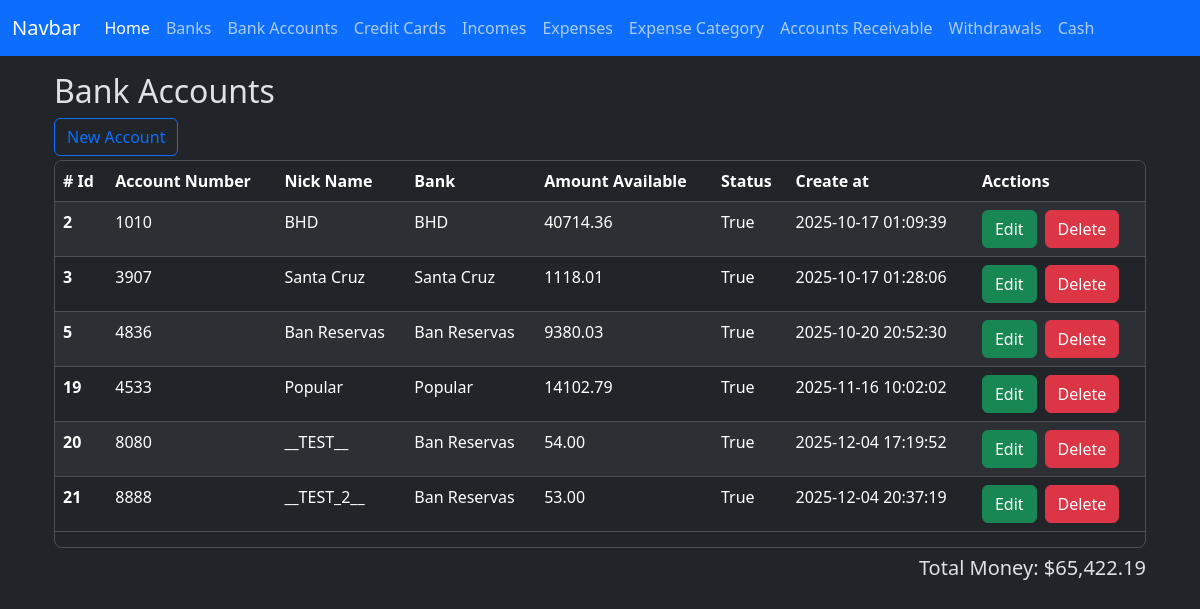
Page /bank_accounts/index on the earlier database version.
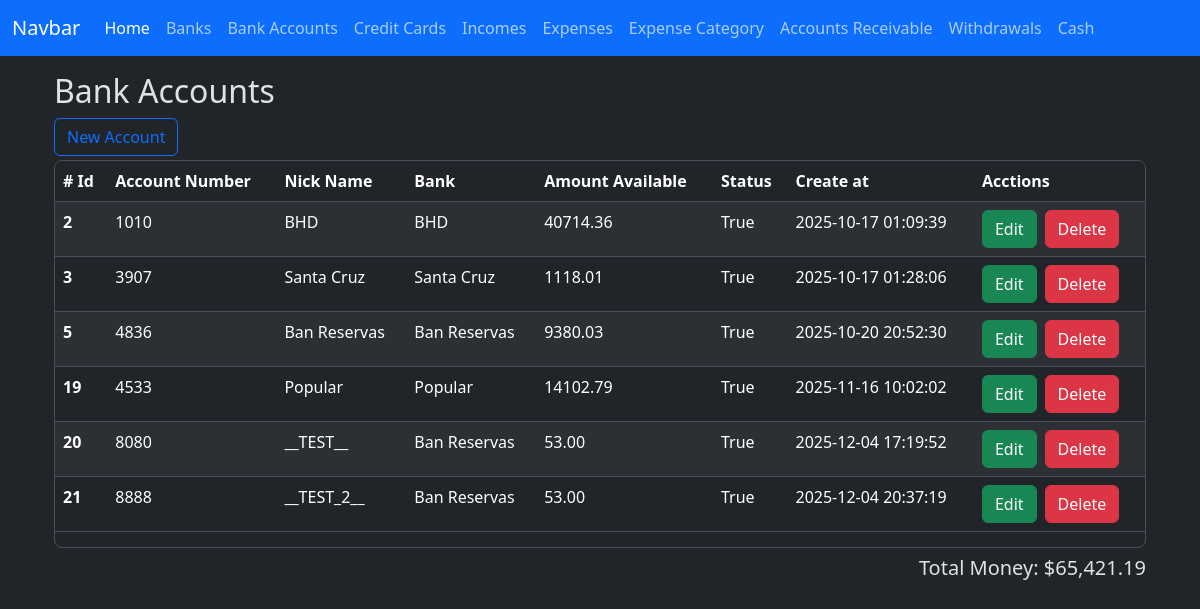
Same page on the later database version.
### app/models/bank_account.py (models this page shows)
class BankAccount(db.Model):
    __tablename__ = 'bank_accounts'
    id = db.Column(db.Integer, primary_key=True)
    nick_name = db.Column(db.String(120))
    amount_available = db.Column(db.Numeric(10, 2), nullable=False)
    is_active = db.Column(db.Boolean, default=True)
    account_number = db.Column(db.Integer, nullable=True)
    bank_id = db.Column(db.Integer, db.ForeignKey('banks.id'))
    created_at = db.Column(db.DateTime(timezone=True), server_default=func.now())
    updated_at = db.Column(db.DateTime(timezone=True), onupdate=func.now())
    bank = relationship('Bank', back_populates='bank_accounts')
    expenses = relationship('Expense', back_populates='bank_account', order_by='desc(Expense.created_at)')
    incomes = relationship('Income', back_populates='bank_account', order_by='desc(Income.created_at)')
    loans = relationship('Loan', back_populates='bank_account', order_by='desc(Loan.created_at)')
    loan_payments = relationship('LoanPayment', back_populates='bank_account', order_by='desc(LoanPayment.created_at)')
    credit_card_payments = relationship('CreditCardPayment', back_populates='bank_account', order_by='desc(CreditCardPayment.created_at)')
    withdrawals = relationship('Withdrawal', back_populates='bank_account', order_by='desc(Withdrawal.created_at)')

### app/models/bank.py (models this page shows)
class Bank(db.Model):
    __tablename__ = 'banks'
    id = db.Column(db.Integer, primary_key=True)
    name = db.Column(db.String(100), nullable=False)
    created_at = db.Column(db.DateTime(timezone=True), server_default=func.now())
    updated_at = db.Column(db.DateTime(timezone=True), onupdate=func.now())
    bank_accounts = relationship('BankAccount', back_populates='bank')
    credit_cards = relationship('CreditCard', back_populates='bank')

### app/routes/bank_account_routes.py (the view)
@bank_account_bp.route('/index', methods=['GET'])
def index():
    banks = Bank.query.all()
    bank_accounts = BankAccount.query.all()
    total_money = Decimal()
    for account in bank_accounts:
        total_money += account.amount_available
    total_money_formatted = f'{total_money:,.2f}'
    context = {
        'banks': banks,
        'bank_accounts': bank_accounts,
        'total_money': total_money_formatted,
    }
    return render_template('bank_accounts/index.html', **context)

### app/templates/bank_accounts/index.html (shortened to what this page needs)
{% extends 'layout.html' %}
{% block content %}
    <h2>Bank Accounts</h2>
    <div class="row">
        <div class="col-sm">
            <button type="button" class="btn btn-outline-primary" data-bs-toggle="modal" data-bs-target="#create-bank-account"
            >New Account</button>
        </div>
        <div class="col-sm"></div>
    </div>
    <div class="table-responsive overflow-y-auto border rounded-3 mt-1" style="max-height: 388px;">
        <table class="table table-striped  table-hover">
            <thead class="sticky-top">
                <tr>
                    <th scope="col"># Id</th>
                    <th scope="col">Account Number</th>
                    <th scope="col">Nick Name</th>
                    <th scope="col">Bank</th>
                    <th scope="col">Amount Available</th>
                    <th scope="col">Status</th>
                    <th scope="col">Create at</th>
                    <th scope="col">Acctions</th>
                </tr>
            </thead>
            <tbody>
                {% for bank_account in bank_accounts %}
                <tr class="bank-row" data-bank-account-id = "{{ bank_account.id }}">
                    <th scope="row">{{ bank_account.id }}</th>
                    <td>{{ bank_account.account_number }}</td>
                    <td>{{ bank_account.nick_name }}</td>
                    <td>{{ bank_account.bank.name }}</td>
                    <td>{{ bank_account.amount_available }}</td>
                    <td>{{ bank_account.is_active }}</td>
                    <td>{{ bank_account.created_at }}</td>
                    <td>
                        <div class="d-flex gap-2">
                            <button
                                type="button"
                                class="btn btn-success"
                                data-bs-toggle="modal"
                                data-bs-target="#edit-bank-account"
                                data-bank-account-id="{{ bank_account.id }}"
                                data-account-number="{{ bank_account.account_number }}"
                                data-nick-name="{{ bank_account.nick_name }}"
                                data-amount-available="{{ bank_account.amount_available }}"
                                data-bank-id="{{ bank_account.bank.id }}"
                            >Edit
                            </button>
                            <a href="{{ url_for('bank_account.delete', id=bank_account.id) }}" class="btn btn-danger">Delete</a>
                        </div>
                    </td>
                </tr>
                {% endfor %}
            </tbody>
        </table>
    </div>
    <div class="col-sm d-flex flex-row-reverse mt-2">
        <h5>Total Money: ${{ total_money }}</h5>
    </div>
    <link href="https://cdn.jsdelivr.net/npm/@sweetalert2/theme-dark@5/dark.css" rel="stylesheet">
{% endblock %}

Differences in the rows shown:
changed BankAccount "__TEST__": amount_available "54.00" → "53.00"
Other differences:
{{ total_money }}: "65,422.19" → "65,421.19"
